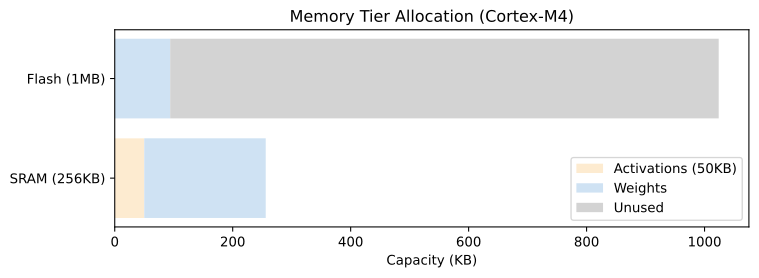

This figure's Python source:
import os
import matplotlib.pyplot as plt
import numpy as np
tiers = ['SRAM (256KB)', 'Flash (1MB)']
activations = [50, 0]
weights = [206, 94]
unused = [0, 930]
fig, ax = plt.subplots(figsize=(8, 3))
ax.barh(tiers, activations, label='Activations (50KB)', color='#fdebd0')
ax.barh(tiers, weights, left=activations, label='Weights', color='#cfe2f3')
ax.barh(tiers, unused, left=np.add(activations, weights), label='Unused', color='lightgray')
ax.set_xlabel('Capacity (KB)')
ax.set_title('Memory Tier Allocation (Cortex-M4)')
ax.legend()
plt.tight_layout()
out = os.environ.get('VISUAL_OUT_PATH', 'plot.svg')
plt.savefig(out, format='svg', bbox_inches='tight')
